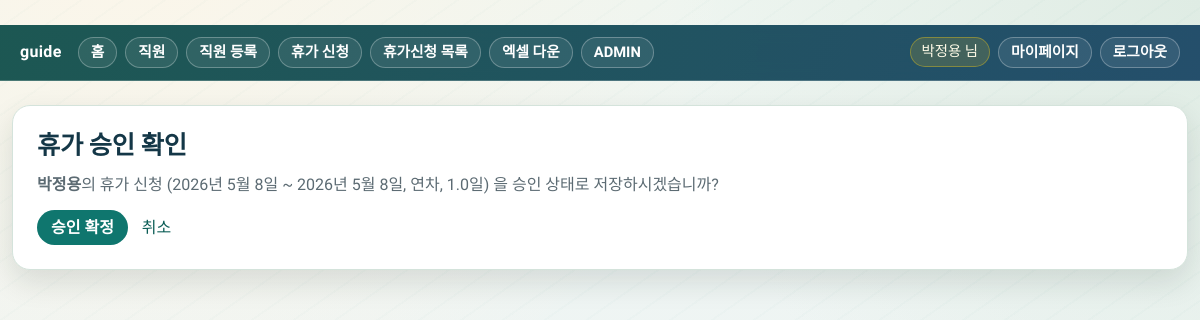
The app's page /leave/6/approve/ (signed in) with its own data.
### employee/models.py (models this page shows, shortened)
class Employee(models.Model):
	class Department(models.TextChoices):
		MEDICAL = '진료부', '진료부'
		WARD_3 = '3병동', '3병동'
		WARD_5A = '5A병동', '5A병동'
		WARD_5B = '5B병동', '5B병동'
		OPERATING_ROOM = '수술실', '수술실'
		TREATMENT_ROOM = '치료실', '치료실'
		OUTPATIENT = '외래', '외래'
		COUNSELING_ROOM = '상담실', '상담실'
		NURSING = '간호부', '간호부'
		NURSING_ADMIN = '간호행정', '간호행정'
		ADMINISTRATION = '원무과', '원무과'
		GENERAL_AFFAIRS = '총무과', '총무과'
		FACILITIES = '시설과', '시설과'
		REVIEW = '심사과', '심사과'
		HEALTH_CHECK = '검진센터', '검진센터'
		RADIOLOGY = '영상의학과', '영상의학과'
		LAB_MEDICINE = '진단검사의학과', '진단검사의학과'
		PHYSICAL_THERAPY = '물리치료', '물리치료'
		EXERCISE_THERAPY = '운동치료', '운동치료'
		IN_HOUSE_PHARMACY = '원내약국', '원내약국'
		NUTRITION = '영양과', '영양과'
	class EmploymentStatus(models.TextChoices):
		ACTIVE = 'active', '재직'
		LEAVE = 'leave', '휴직'
		RESIGNED = 'resigned', '퇴사'
	user = models.OneToOneField(
		User,
		on_delete=models.SET_NULL,
		null=True,
		blank=True,
		related_name='employee_profile',
	)
	name = models.CharField('이름', max_length=50)
	employee_number = models.CharField('사번', max_length=30, unique=True)
	department = models.CharField('부서', max_length=100, choices=Department.choices)
	position = models.CharField('직급', max_length=50)
	hire_date = models.DateField('입사일')
	employment_status = models.CharField(
		'재직상태',
		max_length=20,
		choices=EmploymentStatus.choices,
		default=EmploymentStatus.ACTIVE,
	)
	must_change_password = models.BooleanField(
		'최초 로그인 비밀번호 변경 필요',
		default=True,
	)
	created_at = models.DateTimeField(auto_now_add=True)
	updated_at = models.DateTimeField(auto_now=True)
	class Meta:
		ordering = ['name']

### leave_app/models.py (models this page shows, shortened)
class LeaveRequest(models.Model):
    class LeaveType(models.TextChoices):
        ANNUAL = 'annual', '연차'
        HALF_DAY = 'half_day', '반차'
        PAID = 'paid', '유급'
        UNPAID = 'unpaid', '무급'
        BEREAVEMENT = 'bereavement', '경조'
        REWARD = 'reward', '포상'
        TRAINING = 'training', '훈련'
        OTHER = 'other', '기타'
    class LeaveStatus(models.TextChoices):
        PENDING = 'pending', '대기'
        APPROVED = 'approved', '승인'
        REJECTED = 'rejected', '반려'
        CANCELED = 'canceled', '취소'
    employee = models.ForeignKey(Employee, on_delete=models.CASCADE, related_name='leave_requests')
    start_date = models.DateField('시작일')
    end_date = models.DateField('종료일')
    leave_type = models.CharField('휴가종류', max_length=20, choices=LeaveType.choices)
    leave_reason = models.TextField('휴가 사유', blank=True)
    days_count = models.DecimalField('사용일수', max_digits=4, decimal_places=1, default=Decimal('0'))
    status = models.CharField(
        '상태',
        max_length=20,
        choices=LeaveStatus.choices,
        default=LeaveStatus.PENDING,
    )
    approver = models.ForeignKey(
        User,
        on_delete=models.SET_NULL,
        null=True,
        blank=True,
        related_name='approved_leave_requests',
        verbose_name='승인자',
    )
    reject_reason = models.TextField('반려 사유', blank=True)
    requested_at = models.DateTimeField('신청일', auto_now_add=True)
    class Meta:
        ordering = ['-requested_at']

### leave_app/views.py (the view, shortened to what this page needs)
# urls.py: path('<int:pk>/approve/', leave_approve, name='approve'),
@user_passes_test(_is_staff)
def leave_approve(request, pk):
    leave_request = get_object_or_404(LeaveRequest, pk=pk)
    if leave_request.status == LeaveRequest.LeaveStatus.CANCELED:
        messages.warning(request, '취소된 신청은 승인/반려로 정정할 수 없습니다.')
        return redirect('leave_app:list')
    previous_status = leave_request.status
    status_labels = {str(key): label for key, label in LeaveRequest.LeaveStatus.choices}
    previous_status_label = status_labels.get(str(previous_status), previous_status)
    if request.method != 'POST':
        return render(request, 'leave_app/leave_approve_confirm.html', {'leave': leave_request})

### leave_app/views.py (called while the page is built)
def _is_staff(user):
    return user.is_staff

### templates/leave_app/leave_approve_confirm.html (shortened to what this page needs)
{% extends 'base.html' %}
{% block content %}
<h2>{% if leave.status == 'pending' %}휴가 승인 확인{% else %}휴가 승인 정정{% endif %}</h2>
<p>
    <strong>{{ leave.employee.name }}</strong>의 휴가 신청
    ({{ leave.start_date }} ~ {{ leave.end_date }}, {{ leave.get_leave_type_display }}, {{ leave.days_count }}일)
    을 승인 상태로 저장하시겠습니까?
</p>
<form method="post">
    <button type="submit" class="btn">{% if leave.status == 'pending' %}승인 확정{% else %}승인으로 정정{% endif %}</button>
    <a href="{% url 'leave_app:list' %}" class="ml-10">취소</a>
</form>
{% endblock %}

### templates/base.html (shortened to what this page needs)
﻿{% load static %}
<!doctype html>
<html lang="ko">
<head>
    <link rel="stylesheet" href="{% static 'css/style.css' %}">
</head>
<body class="{% block body_class %}{% endblock %}">
{% if request.path != '/accounts/login/' %}
<header>
    <nav class="top-nav">
        <a class="brand-link" href="/">guide</a>
        <div class="nav-main">
        {% if request.user.is_authenticated %}
            {% if request.user.is_staff %}
                <a class="nav-item" href="/">홈</a>
                <a class="nav-item" href="/employees/">직원</a>
                <a class="nav-item" href="{% url 'employee:create' %}">직원 등록</a>
                <a class="nav-item" href="/leave/request/">휴가 신청</a>
                <a class="nav-item" href="/leave/">휴가신청 목록</a>
                <a class="nav-item" href="{% url 'leave_app:export_csv' %}">엑셀 다운</a>
                <a class="nav-item" href="/admin/">ADMIN</a>
            {% else %}
                <a class="nav-item" href="/">홈</a>
                <a class="nav-item" href="{% url 'leave_app:request_create' %}">휴가신청</a>
                <a class="nav-item" href="{% url 'leave_app:list' %}">휴가신청목록</a>
            {% endif %}
        {% else %}
            <a class="nav-item" href="/">홈</a>
            <a class="nav-item" href="/accounts/login/">로그인</a>
            <a class="nav-item" href="{% url 'signup' %}">회원가입</a>
        {% endif %}
        </div>
        {% if request.user.is_authenticated %}
        <div class="nav-auth">
            <span class="user-badge">{% firstof request.user.employee_profile.name request.user.first_name request.user.username %} 님</span>
            <a class="nav-item" href="{% url 'my_page' %}">마이페이지</a>
            <form method="post" action="{% url 'logout' %}">
                <button type="submit" class="nav-link-btn">로그아웃</button>
            </form>
        </div>
        {% endif %}
    </nav>
</header>
{% endif %}
<main class="container">
    {% block content %}{% endblock %}
</main>
</body>
</html>

### static/css/style.css (style rules this page uses)
:root { --bg-0: #eef5f0; --bg-1: #dfece4; --bg-2: #fdf6e9; --surface: #ffffff; --surface-muted: #f7fbf8; --border: #d4e3db; --border-strong: #b6ccc0; --ink: #1b2a33; --ink-soft: #5c6b73; --brand: #0f766e; --brand-strong: #0b5d56; --danger: #c2410c; --warning: #b45309; --success: #166534; --radius-lg: 18px; --radius-md: 12px; --radius-sm: 9px; --shadow-soft: 0 12px 30px rgba(13, 35, 28, 0.12); --login-form-justify: flex-end; --login-form-align: center; --login-form-offset-x: -110px; --login-form-offset-y: 0px; }
* { box-sizing: border-box; }
html, body { min-height: 100%; }
body { margin: 0; font-family: 'IBM Plex Sans KR', sans-serif; color: var(--ink); line-height: 1.55; background: radial-gradient(circle at 10% -15%, var(--bg-2) 0%, transparent 44%), radial-gradient(circle at 100% 0%, var(--bg-1) 0%, transparent 36%), linear-gradient(180deg, var(--bg-0) 0%, #eff4f8 100%); }
body::before { content: ''; position: fixed; inset: 0; pointer-events: none; z-index: -1; opacity: 0.28; background-image: repeating-linear-gradient( -35deg, rgba(15, 118, 110, 0.06) 0, rgba(15, 118, 110, 0.06) 2px, transparent 2px, transparent 24px ); }
a { color: var(--brand-strong); text-decoration: none; }
h1, h2, h3 { margin: 0 0 12px; color: #143747; font-family: 'Sora', 'IBM Plex Sans KR', sans-serif; letter-spacing: -0.01em; line-height: 1.24; }
h2 { font-size: clamp(1.32rem, 2.1vw, 1.72rem); }
p { margin: 0 0 12px; color: var(--ink-soft); }
header { position: sticky; top: 0; z-index: 20; background: linear-gradient(110deg, rgba(9, 73, 69, 0.92), rgba(20, 65, 97, 0.92)); border-bottom: 1px solid rgba(255, 255, 255, 0.2); backdrop-filter: blur(8px); }
.top-nav { max-width: 1240px; margin: 0 auto; padding: 12px 20px; display: flex; align-items: center; gap: 10px; flex-wrap: wrap; }
.brand-link { font-family: 'Sora', sans-serif; font-weight: 700; color: #ffffff; letter-spacing: 0.02em; margin-right: 6px; }
.nav-main, .nav-auth { display: flex; align-items: center; gap: 8px; flex-wrap: wrap; }
.nav-main { flex: 1 1 auto; }
.nav-item, .nav-link-btn { border: 1px solid rgba(255, 255, 255, 0.28); color: #fff; background: rgba(255, 255, 255, 0.08); border-radius: 999px; padding: 7px 12px; font-size: 0.92rem; line-height: 1; font-weight: 600; text-decoration: none; cursor: pointer; transition: transform 0.16s ease, background 0.16s ease, border-color 0.16s ease; }
.nav-link-btn { font-family: inherit; }
.user-badge { color: #fefae7; font-size: 0.9rem; border: 1px solid rgba(250, 204, 21, 0.36); background: rgba(250, 204, 21, 0.14); padding: 7px 11px; border-radius: 999px; line-height: 1; }
.container { width: calc(100% - 24px); max-width: 1200px; margin: 24px auto; background: var(--surface); border-radius: var(--radius-lg); border: 1px solid var(--border); padding: 24px; box-shadow: var(--shadow-soft); }
form { margin: 0; }
.btn { display: inline-flex; align-items: center; justify-content: center; gap: 6px; font: inherit; text-decoration: none; border: 1px solid transparent; border-radius: 999px; background: var(--brand); color: #ffffff; padding: 8px 13px; line-height: 1.1; font-weight: 600; cursor: pointer; transition: transform 0.15s ease, box-shadow 0.15s ease, background-color 0.15s ease; }
.ml-10 { margin-left: 10px; }

### records on screen
LeaveRequest: employee.name "박정용", start_date "2026년 5월 8일", end_date "2026년 5월 8일", leave_type "연차", days_count "1.0"
